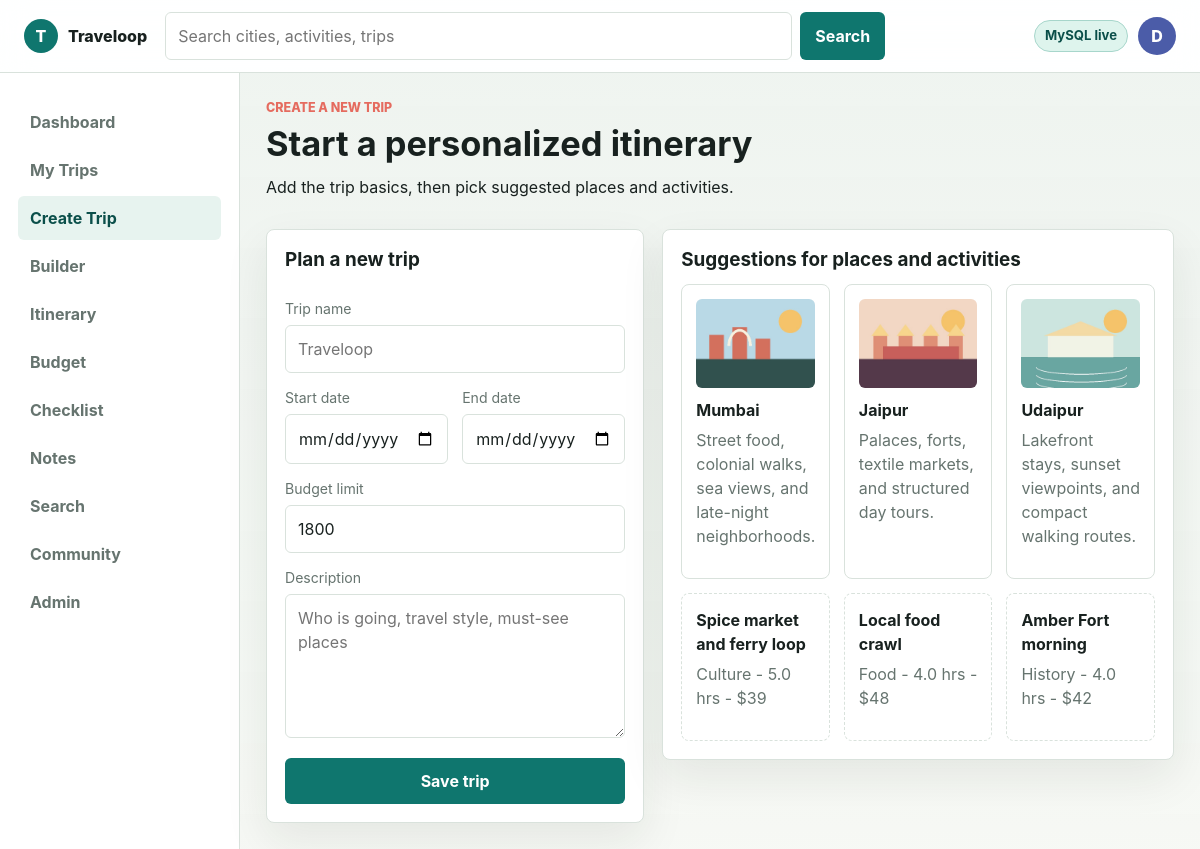
The page /trips/create on the database its author committed.
### tables this page shows
CREATE TABLE cities (
    id INT UNSIGNED AUTO_INCREMENT PRIMARY KEY,
    name VARCHAR(140) NOT NULL,
    country VARCHAR(120) NOT NULL,
    region VARCHAR(120) NOT NULL,
    cost_index INT UNSIGNED NOT NULL DEFAULT 50,
    popularity INT UNSIGNED NOT NULL DEFAULT 50,
    image VARCHAR(255) NULL,
    summary TEXT NULL,
    created_at TIMESTAMP DEFAULT CURRENT_TIMESTAMP
);

CREATE TABLE activities (
    id INT UNSIGNED AUTO_INCREMENT PRIMARY KEY,
    city_id INT UNSIGNED NULL,
    name VARCHAR(160) NOT NULL,
    type VARCHAR(80) NOT NULL,
    duration_hours DECIMAL(4,1) NOT NULL DEFAULT 1,
    cost DECIMAL(10,2) NOT NULL DEFAULT 0,
    summary TEXT NULL,
    image VARCHAR(255) NULL,
    created_at TIMESTAMP DEFAULT CURRENT_TIMESTAMP,
    CONSTRAINT fk_activities_city FOREIGN KEY (city_id) REFERENCES cities(id) ON DELETE SET NULL
);

### app/Core/View.php (called while the page is built, shortened)
<?php
final class View
{
    public static function render(string $template, array $data = []): string
    {
        extract($data, EXTR_SKIP);
        require APP_PATH . '/Views/' . $template . '.php';
        return (string) ob_get_clean();
    }
    public static function page(string $template, array $data = []): void
    {
        $content = self::render($template, $data);
        require APP_PATH . '/Views/layout.php';
    }
}

### app/Controllers/PageController.php (called while the page is built, shortened)
<?php
final class PageController
{
    public function createTrip(): void
    {
        View::page('pages/trip-form', $this->data([
            'title' => 'Create Trip',
            'page' => 'create',
            'cities' => $this->repo->cities(),
            'activities' => $this->repo->activities(),
        ]));
    }
    private function data(array $data): array
    {
        return array_merge([
            'user' => $this->repo->user(),
            'dbConnected' => $this->repo->databaseAvailable(),
        ], $data);
    }
}

### public/index.php (called while the page is built, shortened)
<?php
require APP_PATH . '/helpers.php';
require APP_PATH . '/Core/Router.php';
require APP_PATH . '/Core/View.php';
require APP_PATH . '/Controllers/PageController.php';
$controller = new PageController(new TravelRepository());
$router = new Router();
$router->get('/', [$controller, 'dashboard']);
$router->get('/dashboard', [$controller, 'dashboard']);
$router->get('/login', [$controller, 'login']);
$router->post('/login', [$controller, 'handleLogin']);
$router->get('/register', [$controller, 'register']);
$router->post('/register', [$controller, 'handleRegister']);
$router->get('/forgot-password', [$controller, 'forgot']);
$router->get('/trips', [$controller, 'trips']);
$router->get('/trips/create', [$controller, 'createTrip']);
$router->post('/trips', [$controller, 'storeTrip']);
$router->get('/trips/{id}', [$controller, 'itinerary']);
$router->get('/trips/{id}/builder', [$controller, 'builder']);
$router->get('/trips/{id}/budget', [$controller, 'budget']);
$router->get('/trips/{id}/checklist', [$controller, 'checklist']);
$router->post('/trips/{id}/checklist', [$controller, 'storeChecklist']);
$router->get('/trips/{id}/notes', [$controller, 'notes']);
$router->post('/trips/{id}/notes', [$controller, 'storeNote']);
$router->get('/trips/{id}/invoice', [$controller, 'invoice']);
$router->get('/search/cities', [$controller, 'citySearch']);
$router->get('/search/activities', [$controller, 'activitySearch']);
$router->get('/community', [$controller, 'community']);
$router->get('/share/{code}', [$controller, 'share']);
$router->get('/profile', [$controller, 'profile']);
$router->get('/admin', [$controller, 'admin']);
$router->dispatch($_SERVER['REQUEST_METHOD'], $_SERVER['REQUEST_URI']);

### app/helpers.php (called while the page is built, shortened)
<?php
function e(mixed $value): string
{
    return htmlspecialchars((string) $value, ENT_QUOTES, 'UTF-8');
}
function url(string $path = ''): string
{
    $base = defined('APP_BASE') ? APP_BASE : '';
    $path = '/' . ltrim($path, '/');
    return $base . ($path === '/' ? '' : $path);
}
function asset(string $path): string
{
    return url($path);
}
function money(float|int|string|null $amount): string
{
    return '$' . number_format((float) $amount, 0);
}

### app/Models/TravelRepository.php (called while the page is built, shortened)
<?php
final class TravelRepository
{
    public function cities(): array
    {
        return $this->fromDb(function (PDO $pdo): array {
            return $pdo->query('SELECT * FROM cities ORDER BY popularity DESC, name ASC')->fetchAll();
        }, $this->sampleCities());
    }
    public function activities(): array
    {
        return $this->fromDb(function (PDO $pdo): array {
            $stmt = $pdo->query(
                'SELECT a.*, c.name AS city_name
                 FROM activities a
                 LEFT JOIN cities c ON c.id = a.city_id
                 ORDER BY a.type ASC, a.name ASC'
            );
            return $stmt->fetchAll();
        }, $this->sampleActivities());
    }
    private function fromDb(callable $callback, mixed $fallback): mixed
    {
        $pdo = Database::connection();
        try {
            return $callback($pdo);
        } catch (Throwable) {
            return $fallback;
        }
    }
    private function sampleCities(): array
    {
        return [
            ['id' => 1, 'name' => 'Mumbai', 'country' => 'India', 'region' => 'West India', 'cost_index' => 72, 'popularity' => 94, 'image' => 'assets/img/city-mumbai.jpg', 'summary' => 'Street food, colonial walks, sea views, and late-night neighborhoods.'],
            ['id' => 2, 'name' => 'Jaipur', 'country' => 'India', 'region' => 'Rajasthan', 'cost_index' => 58, 'popularity' => 91, 'image' => 'assets/img/city-jaipur.jpg', 'summary' => 'Palaces, forts, textile markets, and structured day tours.'],
            ['id' => 3, 'name' => 'Udaipur', 'country' => 'India', 'region' => 'Rajasthan', 'cost_index' => 64, 'popularity' => 88, 'image' => 'assets/img/city-udaipur.jpg', 'summary' => 'Lakefront stays, sunset viewpoints, and compact walking routes.'],
            ['id' => 4, 'name' => 'Kochi', 'country' => 'India', 'region' => 'Kerala', 'cost_index' => 61, 'popularity' => 83, 'image' => 'assets/img/city-kochi.jpg', 'summary' => 'Ferries, food trails, historic lanes, and harbor evenings.'],
        ];
    }
    private function sampleActivities(): array
    {
        return [
            ['id' => 1, 'city_id' => 1, 'city_name' => 'Mumbai', 'name' => 'Colaba heritage walk', 'type' => 'Sightseeing', 'duration_hours' => 3, 'cost' => 35, 'summary' => 'Guided walk through art deco lanes and waterfront landmarks.'],
            ['id' => 2, 'city_id' => 1, 'city_name' => 'Mumbai', 'name' => 'Local food crawl', 'type' => 'Food', 'duration_hours' => 4, 'cost' => 48, 'summary' => 'Small group route covering snacks, sweets, and market stops.'],
            ['id' => 3, 'city_id' => 2, 'city_name' => 'Jaipur', 'name' => 'Amber Fort morning', 'type' => 'History', 'duration_hours' => 4, 'cost' => 42, 'summary' => 'Early palace visit with photo stops and local guide.'],
            ['id' => 4, 'city_id' => 3, 'city_name' => 'Udaipur', 'name' => 'Lake Pichola sunset boat', 'type' => 'Relaxed', 'duration_hours' => 2, 'cost' => 28, 'summary' => 'Evening route across the lake with skyline views.'],
            ['id' => 5, 'city_id' => 4, 'city_name' => 'Kochi', 'name' => 'Spice market and ferry loop', 'type' => 'Culture', 'duration_hours' => 5, 'cost' => 39, 'summary' => 'Market tastings, ferry hops, and neighborhood exploration.'],
        ];
    }
}

### app/Views/pages/trip-form.php (the view)
<section class="page-head">
    <div>
        <p class="eyebrow">Create a New Trip</p>
        <h1>Start a personalized itinerary</h1>
        <p>Add the trip basics, then pick suggested places and activities.</p>
    </div>
</section>
<section class="form-and-suggestions">
    <form class="panel-form" action="<?= url('/trips') ?>" method="post">
        <h2>Plan a new trip</h2>
        <label>
            <span>Trip name</span>
            <input type="text" name="name" placeholder="Traveloop" required>
        </label>
        <div class="two-col">
            <label>
                <span>Start date</span>
                <input type="date" name="start_date" required>
            </label>
            <label>
                <span>End date</span>
                <input type="date" name="end_date" required>
            </label>
        </div>
        <label>
            <span>Budget limit</span>
            <input type="number" name="budget_limit" min="0" step="50" value="1800">
        </label>
        <label>
            <span>Description</span>
            <textarea name="description" rows="5" placeholder="Who is going, travel style, must-see places"></textarea>
        </label>
        <button class="button primary" type="submit">Save trip</button>
    </form>
    <div class="suggestion-panel">
        <h2>Suggestions for places and activities</h2>
        <div class="mini-grid">
            <?php foreach (array_slice($cities, 0, 3) as $city): ?>
                <article class="mini-card">
                    <img src="<?= asset($city['image']) ?>" alt="">
                    <h3><?= e($city['name']) ?></h3>
                    <p><?= e($city['summary']) ?></p>
                </article>
            <?php endforeach; ?>
            <?php foreach (array_slice($activities, 0, 3) as $activity): ?>
                <article class="mini-card line-only">
                    <h3><?= e($activity['name']) ?></h3>
                    <p><?= e($activity['type']) ?> - <?= e($activity['duration_hours']) ?> hrs - <?= money($activity['cost']) ?></p>
                </article>
            <?php endforeach; ?>
        </div>
    </div>
</section>

### app/Core/Router.php (shortened to what this page needs)
<?php
final class Router
{
    private array $routes = [];
    private function add(string $method, string $pattern, callable|array $handler): void
    {
        $this->routes[] = [
            'method' => $method,
            'pattern' => $pattern,
            'regex' => $this->compile($pattern),
            'handler' => $handler,
        ];
    }
    public function dispatch(string $method, string $uri): void
    {
        $path = parse_url($uri, PHP_URL_PATH) ?: '/';
        $path = '/' . trim($path, '/');
        foreach ($this->routes as $route) {
            if ($route['method'] !== $method) {
                continue;
            }
            if (preg_match($route['regex'], $path, $matches)) {
                $params = array_filter($matches, 'is_string', ARRAY_FILTER_USE_KEY);
                call_user_func_array($route['handler'], $params);
                return;
            }
        }
    }
    private function compile(string $pattern): string
    {
        $regex = preg_replace('#\{([a-zA-Z_][a-zA-Z0-9_]*)\}#', '(?P<$1>[^/]+)', $pattern);
        return '#^' . $regex . '$#';
    }
}

### public/assets/css/app.css (style rules this page uses)
:root { --bg: #f6f8f5; --surface: #ffffff; --surface-strong: #eef4ef; --ink: #18211f; --muted: #66746f; --line: #d9e2dc; --teal: #0f766e; --teal-dark: #0b4f4a; --coral: #e56b5f; --amber: #c9892b; --indigo: #4b5ca8; --danger: #b73737; --shadow: 0 18px 45px rgba(24, 33, 31, 0.08); --radius: 8px; --sans: Inter, ui-sans-serif, system-ui, -apple-system, BlinkMacSystemFont, "Segoe UI", sans-serif; color: var(--ink); background: var(--bg); font: 16px/1.5 var(--sans); letter-spacing: 0; }
* { box-sizing: border-box; }
body { margin: 0; min-height: 100svh; background: linear-gradient(180deg, rgba(238, 244, 239, 0.9), rgba(246, 248, 245, 0.95)), var(--bg); }
img { display: block; max-width: 100%; }
button, input, select, textarea { font: inherit; }
input, select, textarea { width: 100%; border: 1px solid var(--line); border-radius: 6px; padding: 11px 12px; color: var(--ink); background: #ffffff; outline: none; }
label span { display: block; margin-bottom: 6px; color: var(--muted); font-size: 0.88rem; }
h1, h2, h3, p { margin-top: 0; }
h1 { font-size: 2.15rem; line-height: 1.12; margin-bottom: 12px; }
h2 { font-size: 1.18rem; line-height: 1.25; margin-bottom: 12px; }
h3 { font-size: 1rem; margin-bottom: 6px; }
.global-search button, .button, .segmented a, .segmented button { border: 1px solid transparent; border-radius: 6px; cursor: pointer; text-decoration: none; transition: transform 160ms ease, border-color 160ms ease, background 160ms ease; }
.global-search button, .button { display: inline-flex; align-items: center; justify-content: center; min-height: 42px; padding: 10px 14px; color: #ffffff; background: var(--teal); font-weight: 700; }
.button.primary { background: var(--teal); }
.auth-card, .panel-form, .suggestion-panel, .builder-aside, .budget-summary, .donut-card, .breakdown-panel, .profile-card, .table-panel, .invoice-paper, .check-group, .note-card, .community-post, .metric { border: 1px solid var(--line); border-radius: var(--radius); background: var(--surface); box-shadow: var(--shadow); }
.two-col { display: grid; grid-template-columns: repeat(2, minmax(0, 1fr)); gap: 14px; }
.eyebrow { margin-bottom: 7px; color: var(--coral); font-size: 0.78rem; font-weight: 800; text-transform: uppercase; }
.section-head, .page-head { display: flex; justify-content: space-between; gap: 16px; align-items: flex-end; margin: 20px 0 14px; }
.page-head { align-items: center; margin-top: 0; }
.city-grid, .trip-card-grid, .mini-grid { display: grid; grid-template-columns: repeat(4, minmax(0, 1fr)); gap: 14px; }
.city-card, .trip-card, .mini-card, .wide-row, .search-result, .stop-section, .timeline-day { border: 1px solid var(--line); border-radius: var(--radius); overflow: hidden; background: var(--surface); }
.city-card div, .mini-card, .trip-card-body { padding: 14px; }
.city-card p, .mini-card p, .trip-card p, .wide-row p, .search-result p, .timeline-body p { color: var(--muted); }
.form-and-suggestions, .builder-grid, .itinerary-layout, .budget-grid, .checklist-layout, .profile-layout, .notes-layout, .admin-grid { display: grid; grid-template-columns: minmax(320px, 0.85fr) minmax(0, 1.15fr); gap: 18px; align-items: start; }
.panel-form, .suggestion-panel, .builder-aside, .budget-summary, .donut-card, .breakdown-panel, .profile-card, .table-panel { padding: 18px; }
.panel-form, .compact-form, .profile-card { display: grid; gap: 14px; }
.mini-grid { grid-template-columns: repeat(3, minmax(0, 1fr)); }
.mini-card img { width: 100%; aspect-ratio: 4 / 3; border-radius: 6px; object-fit: cover; margin-bottom: 10px; }
.mini-card.line-only { min-height: 132px; border: 1px dashed var(--line); }

### rows shown on the page
cities: image (picture), name "Mumbai", summary "Street food, colonial walks, sea views, and late-night neighborhoods."
cities: image (picture), name "Jaipur", summary "Palaces, forts, textile markets, and structured day tours."
cities: image (picture), name "Udaipur", summary "Lakefront stays, sunset viewpoints, and compact walking routes."
activities: name "Spice market and ferry loop", type "Culture", duration_hours "5.0", cost "$39"
activities: name "Local food crawl", type "Food", duration_hours "4.0", cost "$48"
activities: name "Amber Fort morning", type "History", duration_hours "4.0", cost "$42"
